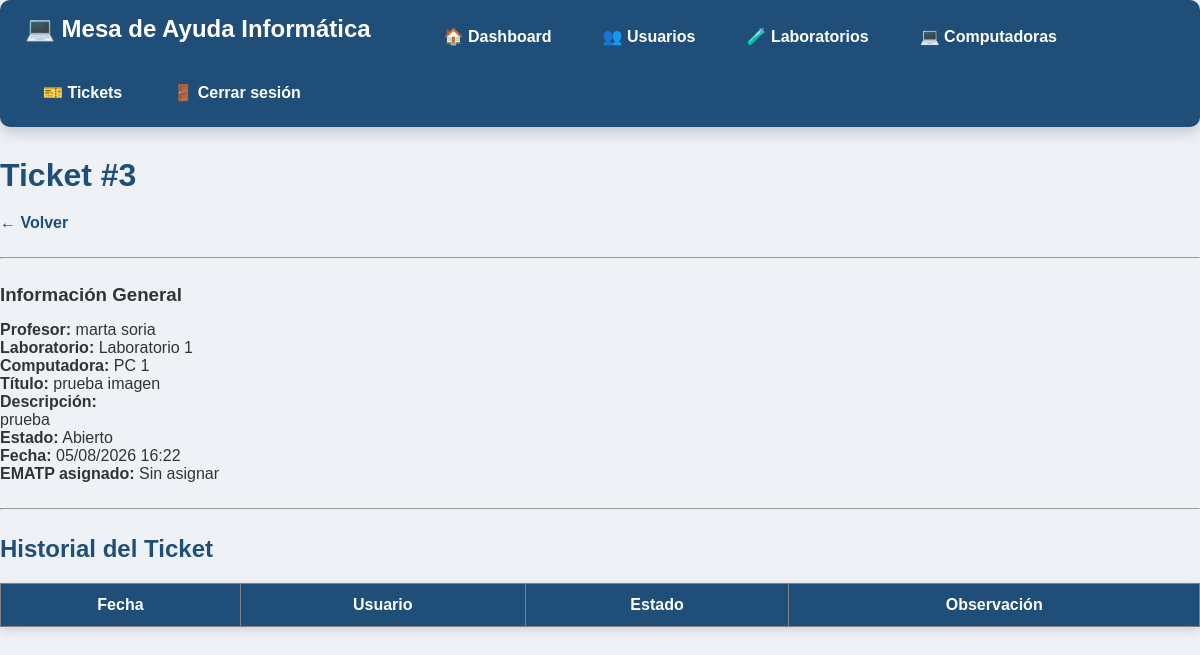
Page /sistemaescuela/administrativo/ver_ticket.php?id=3 (signed in) on the earlier database version.
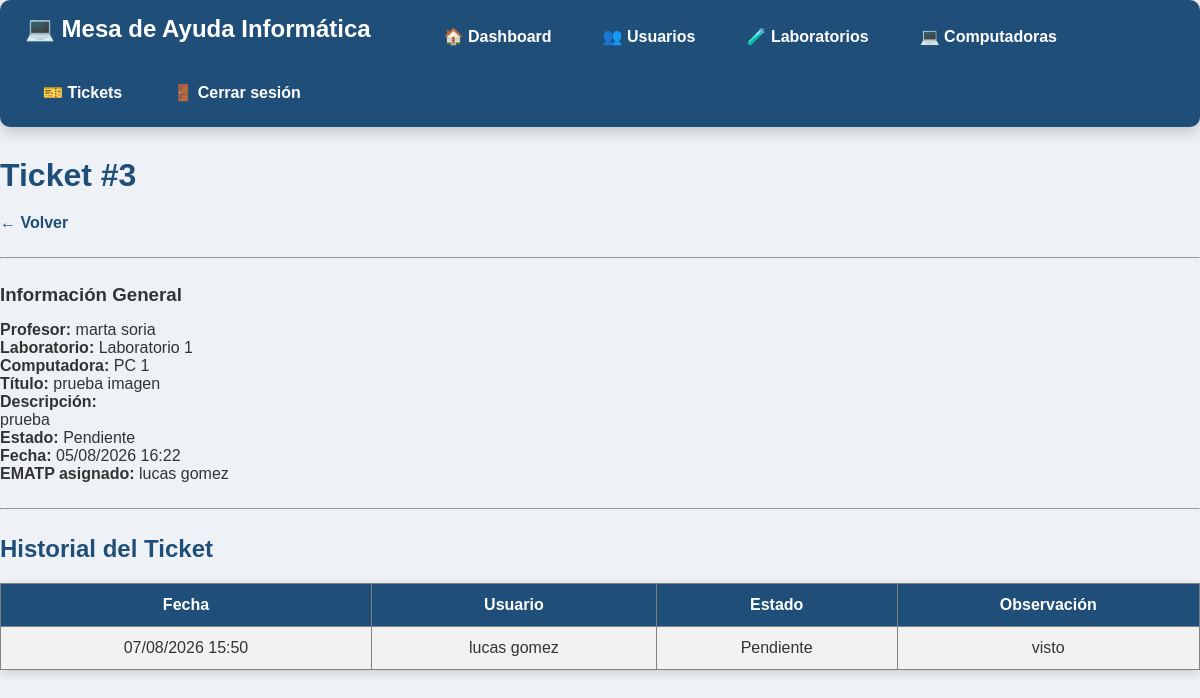
Same page on the later database version.
### tables this page shows
CREATE TABLE `tickets` (
  `id_ticket` int(11) NOT NULL,
  `titulo` varchar(100) NOT NULL,
  `descripcion` text NOT NULL,
  `fecha_creacion` datetime DEFAULT current_timestamp(),
  `estado` enum('Abierto','Pendiente','Cerrado') NOT NULL DEFAULT 'Abierto',
  `id_usuario` int(11) NOT NULL,
  `id_computadora` int(11) DEFAULT NULL,
  `foto` varchar(255) DEFAULT NULL,
  `id_ematp_asignado` int(11) DEFAULT NULL
);

CREATE TABLE `usuarios` (
  `id_usuario` int(11) NOT NULL,
  `nombre` varchar(50) NOT NULL,
  `apellido` varchar(50) NOT NULL,
  `email` varchar(100) NOT NULL,
  `contrasena` varchar(255) NOT NULL,
  `id_rol` int(11) NOT NULL
);

CREATE TABLE `laboratorios` (
  `id_laboratorio` int(11) NOT NULL,
  `nombre` varchar(50) NOT NULL
);

CREATE TABLE `computadoras` (
  `id_computadora` int(11) NOT NULL,
  `numero_pc` int(11) NOT NULL,
  `id_laboratorio` int(11) NOT NULL,
  `estado` enum('Alta','Baja') NOT NULL DEFAULT 'Alta'
);

CREATE TABLE `historialticket` (
  `id_historial` int(11) NOT NULL,
  `id_ticket` int(11) NOT NULL,
  `estado` enum('Abierto','Pendiente','Cerrado') NOT NULL,
  `fecha` datetime DEFAULT current_timestamp(),
  `observacion` varchar(255) DEFAULT NULL,
  `id_usuario` int(11) NOT NULL
);

### sistemaescuela/administrativo/ver_ticket.php (the view, shortened to what this page needs)
<?php
include("../conexion/conexion.php");
$id = $_GET["id"];
$sql = "SELECT
tickets.*,
usuarios.nombre,
usuarios.apellido,
laboratorios.nombre AS laboratorio,
computadoras.numero_pc,
ematp.nombre AS nombre_ematp,
ematp.apellido AS apellido_ematp
FROM tickets
INNER JOIN usuarios
ON tickets.id_usuario = usuarios.id_usuario
INNER JOIN computadoras
ON tickets.id_computadora = computadoras.id_computadora
INNER JOIN laboratorios
ON computadoras.id_laboratorio = laboratorios.id_laboratorio
LEFT JOIN usuarios ematp
ON tickets.id_ematp_asignado = ematp.id_usuario
WHERE id_ticket='$id'";
$resultado = mysqli_query($conexion,$sql);
$ticket = mysqli_fetch_assoc($resultado);
$sqlHistorial = "SELECT
historialticket.*,
usuarios.nombre,
usuarios.apellido
FROM historialticket
INNER JOIN usuarios
ON historialticket.id_usuario = usuarios.id_usuario
WHERE id_ticket='$id'
ORDER BY fecha DESC";
$historial = mysqli_query($conexion,$sqlHistorial);
?>
<!DOCTYPE html>
<html lang="es">
<head>
<link rel="stylesheet" href="../css/estilos.css">
</head>
<body>
<?php include("../includes/menu_admin.php"); ?>
<h1>Ticket #<?php echo $ticket["id_ticket"]; ?></h1>
<a href="tickets.php">← Volver</a>
<hr>
<h3>Información General</h3>
<p>
<strong>Profesor:</strong>
<?php echo $ticket["nombre"]." ".$ticket["apellido"]; ?>
</p>
<p>
<strong>Laboratorio:</strong>
<?php echo $ticket["laboratorio"]; ?>
</p>
<p>
<strong>Computadora:</strong>
PC <?php echo $ticket["numero_pc"]; ?>
</p>
<p>
<strong>Título:</strong>
<?php echo $ticket["titulo"]; ?>
</p>
<p>
<strong>Descripción:</strong>
<br>
<?php echo nl2br($ticket["descripcion"]); ?>
</p>
<p>
<strong>Estado:</strong>
<?php echo $ticket["estado"]; ?>
</p>
<p>
<strong>Fecha:</strong>
<?php echo date("d/m/Y H:i",strtotime($ticket["fecha_creacion"])); ?>
</p>
<p>
<strong>EMATP asignado:</strong>
<?php
if($ticket["nombre_ematp"]!=""){
echo $ticket["nombre_ematp"]." ".$ticket["apellido_ematp"];
}else{
echo "Sin asignar";
}
?>
</p>
<hr>
<h2>Historial del Ticket</h2>
<table border="1" cellpadding="10">
<tr>
<th>Fecha</th>
<th>Usuario</th>
<th>Estado</th>
<th>Observación</th>
</tr>
<?php while($fila=mysqli_fetch_assoc($historial)){ ?>
<tr>
<td>
<?php echo date("d/m/Y H:i",strtotime($fila["fecha"])); ?>
</td>
<td>
<?php echo $fila["nombre"]." ".$fila["apellido"]; ?>
</td>
<td>
<?php echo $fila["estado"]; ?>
</td>
<td>
<?php echo $fila["observacion"]; ?>
</td>
</tr>
<?php } ?>
</table>
</body>
</html>

Differences in the rows shown:
changed tickets "prueba imagen": estado "Abierto" → "Pendiente"; id_ematp_asignado.nombre (not shown) → "lucas"; id_ematp_asignado.apellido (not shown) → "gomez"
added historialticket: fecha "07/08/2026 15:50", id_usuario.nombre "lucas", id_usuario.apellido "gomez", estado "Pendiente", observacion "visto"
Other differences:
text no longer shown: "Sin asignar"
